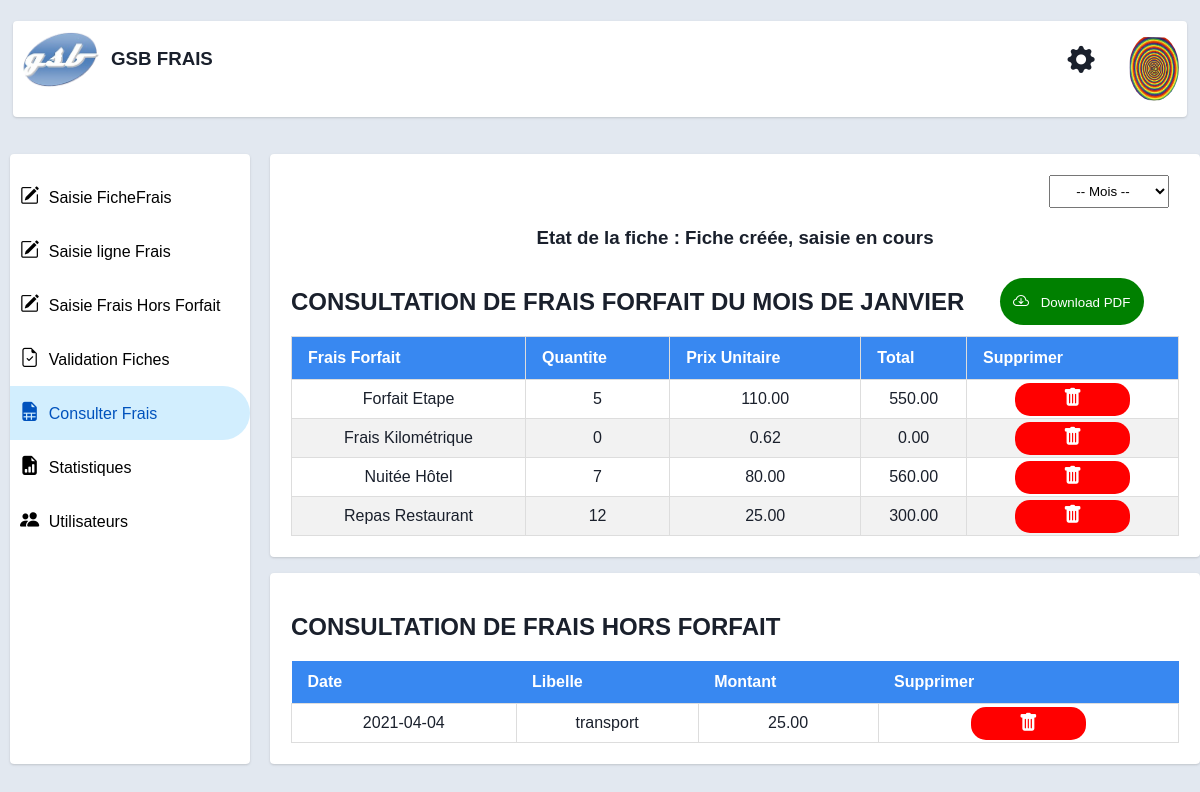
/consulterfrais.php (signed in), run on the app's committed database.
### tables this page shows
CREATE TABLE `visiteur` (
  `id` char(4) NOT NULL,
  `nom` char(30) DEFAULT NULL,
  `prenom` char(30) DEFAULT NULL,
  `login` char(20) DEFAULT NULL,
  `email` text NOT NULL,
  `mdp` char(200) DEFAULT NULL,
  `adresse` char(30) DEFAULT NULL,
  `cp` char(5) DEFAULT NULL,
  `ville` char(30) DEFAULT NULL,
  `dateEmbauche` date DEFAULT NULL,
  `portrait` varchar(250) NOT NULL,
  `comptable` tinyint(1) NOT NULL DEFAULT '0'
);

CREATE TABLE `fichefrais` (
  `idVisiteur` char(4) NOT NULL,
  `mois` char(6) NOT NULL,
  `nbJustificatifs` int(11) DEFAULT NULL,
  `montantValide` decimal(10,2) DEFAULT NULL,
  `dateModif` date DEFAULT NULL,
  `idEtat` char(2) DEFAULT 'CR'
);

CREATE TABLE `etat` (
  `id` char(2) NOT NULL,
  `libelle` varchar(30) DEFAULT NULL
);

CREATE TABLE `lignefraishorsforfait` (
  `id` int(11) NOT NULL,
  `idVisiteur` char(4) NOT NULL,
  `mois` char(6) NOT NULL,
  `libelle` varchar(100) DEFAULT NULL,
  `date` date DEFAULT NULL,
  `montant` decimal(10,2) DEFAULT NULL
);

### consulterfrais.php (the view, shortened to what this page needs)
<?php
include('/functions.php');
$user = $_SESSION['USER'];
if ($_SESSION['USER']) {
    if (isset($_GET['date'])) {
        $date = $_GET['date'];
    } elseif (isset($_GET['mois'])) {
        $date = $_GET['mois'];
    } else {
        $date = 1;
    }
    switch ($date) {
        case 1:
            $month = 'JANVIER';
            break;
    }
    $sqlid = "SELECT * FROM visiteur WHERE login= ?";
    $resultid = $conn->prepare($sqlid);
    $resultid->bindParam(1, $user);
    $resultid->execute();
    $rowid = $resultid->fetch();
    $id = $rowid['id'];
    $sql1 = "SELECT idFraisForfait,libelle,quantite, montant, quantite*montant FROM `lignefraisforfait` JOIN fraisforfait on idFraisForfait = fraisforfait.id where idVisiteur=? AND mois=?";
    $result = $conn->prepare($sql1);
    $result->bindParam(1, $id);
    $result->bindParam(2, $date);
    $result->execute();
    $rows = $result->fetchAll();
    $sql2 = "SELECT id, date, libelle, montant FROM `lignefraishorsforfait` where idVisiteur='$id' AND mois=?";
    $resulthf = $conn->prepare($sql2);
    $resulthf->bindParam(1, $date);
    $resulthf->execute();
    $rowhf = $resulthf->fetchAll();
    $query = "SELECT * FROM visiteur WHERE login = '$user'";
    $sth = $conn->prepare($query);
    $sth->execute();
    $users = $sth->fetchAll();
    foreach ($users as $row => $user) {
        $comptablecheck = $user['comptable'];
    }
    $sql3 = "SELECT * FROM fichefrais JOIN etat ON idEtat = etat.id WHERE idVisiteur= ? AND mois= ?";
    $result3 = $conn->prepare($sql3);
    $result3->bindParam(1, $id);
    $result3->bindParam(2, $date);
    $result3->execute();
    $etats = $result3->fetchAll();
    foreach ($etats as $etat) {
        $etatfiche = $etat['libelle'];
        $etatid = $etat['id'];
    }
?>
    <!DOCTYPE html>
    <html>
    <head>
        <link href='home.css' rel='stylesheet' type='text/css'>
        <link rel="stylesheet" href="https://cdn.jsdelivr.net/npm/bootstrap-icons@1.4.1/font/bootstrap-icons.css">
        <link rel="stylesheet" href="//ajax.googleapis.com/ajax/libs/angular_material/0.8.3/angular-material.min.css">
    </head>
    <body>
        <div class="container">
            <div class="main-body">
                <div class="headrow gutters-sm">
                    <div class="col-md-4 mb-3">
                        <div class="card">
                            <div class="card-body header-card">
                                <?php
                                foreach ($users as $row => $user) { ?>
                                    <div class='rounded-circle-right'>
                                        <div class='param' onclick="moreinfo()">
                                            <i class="bi bi-gear-fill"></i>
                                        </div>
                                        <img id='pfp' src="./images/profil/<?php echo $user['portrait'] ?>" alt="Admin" class="rounded-circle" width="150">
                                    </div>
                                <?php
                                } ?>
                                <div class="rounded-circle-left">
                                    <img src="images/logo.png" alt="Admin" width="150">
                                    <h3>GSB FRAIS</h3>
                                </div>
                            </div>
                        </div>
                    </div>
                </div>
                <div class='body-container'>
                    <div class="main-menu card">
                        <ul class="menu">
                            <li class="menu-item-normal"><a href="home.php"><i class="bi bi-pencil-square"></i>Saisie FicheFrais</a></li>
                            <li class="menu-item-normal"><a href="home-ligne.php"><i class="bi bi-pencil-square"></i>Saisie ligne Frais</a></li>
                            <li class="menu-item-normal"><a href="home-horsforfait.php"><i class="bi bi-pencil-square"></i>Saisie Frais Hors Forfait</a></li>
                            <li class="menu-item-normal"><a href="home-validation.php"><i class="bi bi-file-earmark-check"></i>Validation Fiches</a></li>
                            <li class="menu-item-active"><a href="consulterfrais.php"><i class="bi bi-file-earmark-spreadsheet-fill"></i>Consulter Frais</a></li>
                            <li class="menu-item-normal"><a href="stats.php"><i class="bi bi-file-earmark-bar-graph-fill"></i>Statistiques</a></li>
                            <li class="menu-item-normal"><a href="users.php"><i class="bi bi-people-fill"></i>Utilisateurs</a></li>
                        </ul>
                    </div>
                    <?php if ($comptablecheck == 0) { ?>
                        <div class='consult'>
                            <div class="">
                                <div class="card mb-3">
                                    <div class="card-body">
                                        <div class="row">
                                            <select class="month" name="date" onchange="location = this.value;">
                                                <option disabled selected value> -- Mois -- </option>
                                            </select>
                                            <?php if ($rows == null && $rowhr == null) { ?>
                                                <h3>Vous ne possédez pas une fiche pour le mois de <?= $month ?></h3>
                                            <?php } else { ?>
                                                <div class="etat">
                                                    <h3>Etat de la fiche : <?= $etatfiche ?></h3>
                                                </div>
                                                <?php if ($rows != null) { ?>
                                                    <div class="titre">
                                                        <h2>CONSULTATION DE FRAIS FORFAIT DU MOIS DE <?= $month ?></h2>
                                                        <button onclick="createPDF()" class="pdf"><i class="bi bi-cloud-arrow-down"></i> Download PDF</button>
                                                    </div>
                                                    <table id="frais-forfait">
                                                        <thead>
                                                            <tr class="w3-light-blue">
                                                                <th>Frais Forfait</th>
                                                                <th>Quantite</th>
                                                                <th>Prix Unitaire</th>
                                                                <th>Total</th>
                                                                <th>Supprimer</th>
                                                            </tr>
                                                        </thead>
                                                        <?php
                                                        foreach ($rows as $result => $fraisfin) {
                                                            echo "<tr><td class = 'libelle'>" . $fraisfin['libelle'] . "</td><td>" . $fraisfin['quantite'] . "</td><td>" . $fraisfin['montant'] . "</td><td>" . $fraisfin['quantite*montant'] .
                                                                "</td>";
                                                            if ($etatid == 'CR') {
                                                                echo "<td><a class='del' href='consulterfrais.php?type=delete&idfrais=" . $fraisfin['idFraisForfait'] . "&id=" . $id . "&mois=" . $date . "'><i class='bi bi-trash-fill'></i></a></td>";
                                                            } else {
                                                                echo "<td>Fiche " . $etatfiche . "</td>";
                                                            }
                                                            echo "</tr>";
                                                        }
                                                        ?>
                                                    </table>
                                                <?php } else { ?>
                                                    <h3>Vous n'avez pas renseignez de frais pour le mois de <?= $month ?></h3>
                                                <?php } ?>
                                        </div>
                                    </div>
                                </div>
                            </div>
                            <div class="">
                                <div class="card mb-3">
                                    <div class="card-body">
                                        <div class="row">
                                            <div class="titre">
                                                <?php if ($rowhf != null) { ?>
                                                    <h2>CONSULTATION DE FRAIS HORS FORFAIT</h2>
                                            </div>
                                            <table id='frais-hors-forfait'>
                                                <thead>
                                                    <tr class="w3-light-blue">
                                                        <th>Date</th>
                                                        <th>Libelle</th>
                                                        <th>Montant</th>
                                                        <th>Supprimer</th>
                                                    </tr>
                                                </thead>
                                                <?php
                                                    foreach ($rowhf as $resulthf => $fraishffin) {
                                                        echo "<tr><td>" . $fraishffin['date'] . "</td><td>" . $fraishffin['libelle'] . "</td><td>" . $fraishffin['montant'] . "</td>";
                                                        if ($etatid == 'CR') {
                                                            echo "<td><a class='del' href='consulterfrais.php?type=deletehf&idfrais=" . $fraishffin['id'] . "&id=" . $id . "&mois=" . $date . "'><i class='bi bi-trash-fill'></i></a></td>";
                                                        } else {
                                                            echo "<td>Fiche " . $etatfiche . "</td>";
                                                        }
                                                        echo "</tr>";
                                                    }
                                                } else { ?>
                                                <h3>Vous n'avez pas renseignez de frais hors forfait pour le mois de <?= $month ?></h3>
                                            <?php } ?>
                                            </table>
                                        </div>
                                    </div>
                                </div>
                            </div>
                        <?php } ?>
                        </div>
                </div>
            </div>
        </div>
    </body>
<?php }
                } else { ?>
<h3>Veuillez Vous Connecter <a href="login.php">ici</a></h3>
<?php } ?>
    </html>

### home.css (style rules this page uses)
body { margin: 0; color: #1a202c; background-color: #e2e8f0; }
.main-body { padding: 0 15px, 15px, 15px; }
.card { box-shadow: 0 1px 3px 0 rgba(0, 0, 0, 0.1), 0 1px 2px 0 rgba(0, 0, 0, 0.06); }
.pdf { margin: auto; height: 3.5em; background-color: green; color: white; border: 0px; border-radius: 24px; padding: 1em; }
.titre { text-align: left; display: flex; justify-content: space-between; font-family: "Montserrat", sans-serif; }
.titre h2 { font-family: "Montserrat", sans-serif; }
.month { height: 2.5em; width: 9em; text-align: center; margin: auto 10px auto auto; }
.row { margin: 5px; display: flex; padding: 1em; flex-direction: column; }
.headrow { margin: 5px; display: flex; padding: 1em 0em 1em 0em; flex-direction: column; }
.card { position: relative; display: flex; flex-direction: column; background-color: #fff; border: 0 solid rgba(0, 0, 0, 0.125); border-radius: 0.25rem; width: 100%; }
.row td { font-family: "Lucida Sans", "Lucida Sans Regular", "Lucida Grande", "Lucida Sans Unicode", Geneva, Verdana, sans-serif; }
.rounded-circle { margin-left: 75px; margin-right: auto; }
.rounded-circle-left { float: left; display: flex; width: 40%; }
.rounded-circle-left h3 { font-family: "Montserrat", sans-serif; }
.rounded-circle-left img { width: 80px; margin-right: 10px; }
.rounded-circle-right { margin-top: 0; float: right; display: flex; }
.bi-gear-fill { font-size: 1.7em !important; margin: auto !important; padding: auto; }
.param { cursor: pointer; padding: 0.5em 0.5em 0.5em 0.5em; height: 3em; width: 3em; margin-top: 0.5em; }
.rounded-circle-right img { width: 50px; margin-left: 1em; margin-top: .3em; border-radius: 50%; }
.header-card { height: 5em; padding: 0.5em !important; }
.consult { width: 79%; }
.card-body { flex: 1 1 auto; min-height: 1px; top: 0; }
.body-container { width: 100%; display: flex; }
.gutters-sm>.col, .gutters-sm>[class*="col-"] { padding-right: 8px; padding-left: 8px; }
.mb-3, .my-3 { margin-bottom: 1rem !important; text-align: center; font-family: "Lucida Sans", "Lucida Sans Regular", "Lucida Grande", "Lucida Sans Unicode", Geneva, Verdana, sans-serif; }
.main-menu { width: 18%; min-width: 240px; display: flex; margin: 0 20px 16px 10px; }
.menu { list-style: none; width: 100%; padding: 0; }
.bi { margin-right: 0.5em; font-size: 1.2em; }
.menu-item-normal, .menu-item-active { padding: 1em 0 1em 0; justify-content: center; text-decoration: none; }
.menu-item-active { background-color: rgba(72, 184, 248, 0.247); border-radius: 0 66px 66px 0; }
.menu-item-normal a { padding: 10px; font-family: "Montserrat", sans-serif; text-decoration: none; color: black; width: 100%; }
.menu-item-active a { padding: 10px; color: #0052bd !important; font-family: "Montserrat", sans-serif; text-decoration: none; color: black; width: 100%; }
#frais-forfait, #frais-hors-forfait, #frais-recap, #users { font-family: Arial, Helvetica, sans-serif; border-collapse: collapse; width: 100%; }
#frais-forfait td, #frais-hors-forfait td, #frais-forfait th, #frais-hors-forfait th #frais-recap th, #frais-recap td, #users th, #users td { border: 1px solid #ddd; padding: 8px; }
#frais-forfait tr:nth-child(even), #frais-hors-forfait tr:nth-child(even), #frais-recap tr:nth-child(even), #users tr:nth-child(even) { background-color: #f2f2f2; }
#frais-forfait th, #frais-hors-forfait th, #frais-recap th, #users th { padding-top: 12px; padding-bottom: 12px; padding-left: 1em; text-align: left; background-color: #3888f1; color: white; }
.del { padding: .5em 3em; border-radius: 15px; background-color: red; width: 100%; color: white; text-decoration: none; }
.del i { margin: auto; }

### data on the page
visiteur: portrait (picture), comptable 0 (drawn)
fichefrais: idEtat.libelle "Fiche créée, saisie en cours"
lignefraishorsforfait: date "2021-04-04", libelle "transport", montant "25.00"

### other printed values
$month "JANVIER"
$fraisfin['libelle'] "Forfait Etape"
$fraisfin['quantite'] "5"
$fraisfin['montant'] "110.00"
$fraisfin['quantite*montant'] "550.00"
$fraisfin['libelle'] "Frais Kilométrique"
$fraisfin['quantite'] "0"
$fraisfin['montant'] "0.62"
$fraisfin['quantite*montant'] "0.00"
$fraisfin['libelle'] "Nuitée Hôtel"
$fraisfin['quantite'] "7"
$fraisfin['montant'] "80.00"
$fraisfin['quantite*montant'] "560.00"
$fraisfin['libelle'] "Repas Restaurant"
$fraisfin['quantite'] "12"
